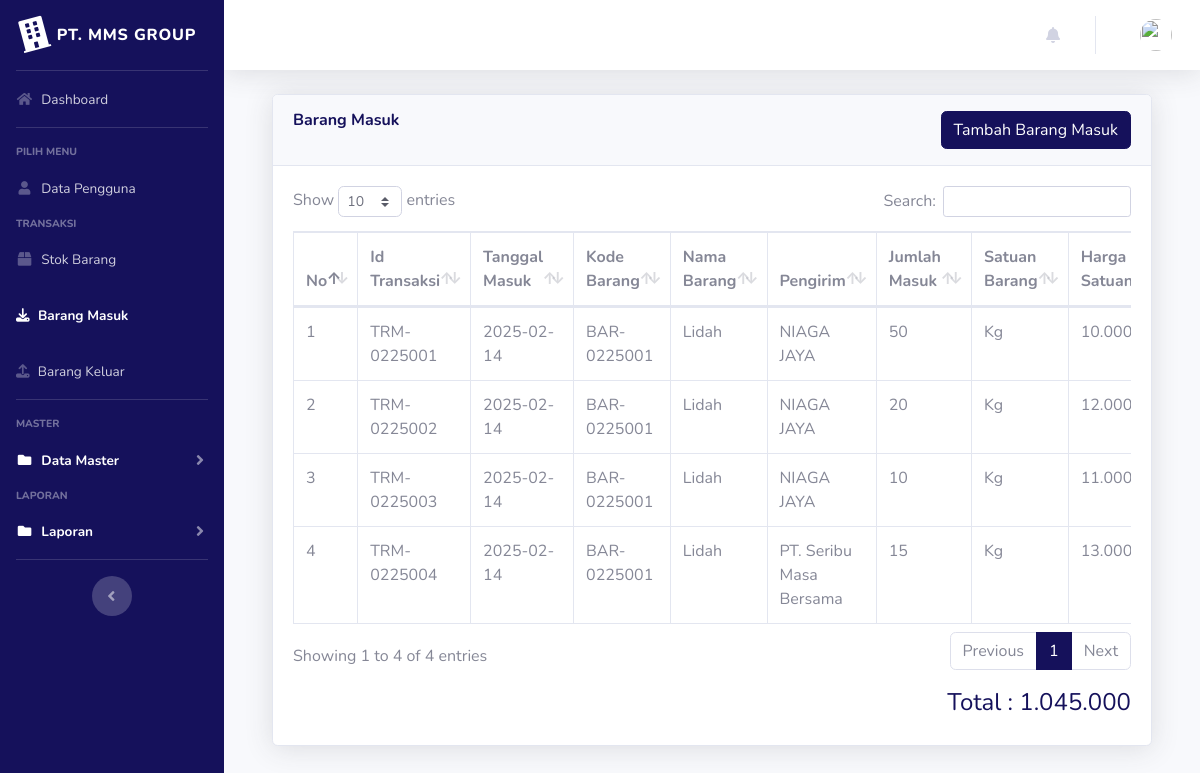
The app's page /index.php?page=barangmasuk (signed in) with its own data.
### tables this page shows
CREATE TABLE `barang_masuk` (
  `id` int NOT NULL AUTO_INCREMENT,
  `id_transaksi` varchar(100) NOT NULL,
  `tanggal` date NOT NULL,
  `kode_barang` varchar(100) NOT NULL,
  `nama_barang` varchar(100) NOT NULL,
  `pengirim` varchar(100) NOT NULL,
  `jumlah` double NOT NULL,
  `satuan` varchar(100) NOT NULL,
  `harga_satuan` bigint NOT NULL,
  `total_harga` bigint NOT NULL,
  PRIMARY KEY (`id`)
);

### page/barangmasuk/barangmasuk.php (the view, shortened to what this page needs)
<?php
$query = $koneksi->query("SELECT SUM(total_harga) AS total FROM barang_masuk");
$row = $query->fetch_assoc();
$total = $row['total'];
?>
<div class="container-fluid">
  <div class="card shadow mb-4">
    <div class="card-header py-3" style="display: flex; justify-content: space-between;">
      <h6 class="m-0 font-weight-bold text-primary">Barang Masuk</h6>
      <a href="?page=barangmasuk&aksi=tambahbarangmasuk" class="btn btn-primary">Tambah Barang Masuk</a>
    </div>
    <div class="card-body">
      <div class="table-responsive">
        <table class="table table-bordered" id="dataTable" width="100%" cellspacing="0">
          <thead>
            <tr>
              <th>No</th>
              <th>Id Transaksi</th>
              <th>Tanggal Masuk</th>
              <th>Kode Barang</th>
              <th>Nama Barang</th>
              <th>Pengirim</th>
              <th>Jumlah Masuk</th>
              <th>Satuan Barang</th>
              <th>Harga Satuan</th>
            </tr>
          </thead>
          <tbody>
            <?php
            $no = 1;
            $sql = $koneksi->query("select * from barang_masuk");
            while ($data = $sql->fetch_assoc()) {
            ?>
              <tr>
                <td><?php echo $no++; ?></td>
                <td><?php echo $data['id_transaksi'] ?></td>
                <td><?php echo $data['tanggal'] ?></td>
                <td><?php echo $data['kode_barang'] ?></td>
                <td><?php echo $data['nama_barang'] ?></td>
                <td><?php echo $data['pengirim'] ?></td>
                <td><?php echo $data['jumlah'] ?></td>
                <td><?php echo $data['satuan'] ?></td>
                <td><?php echo number_format($data['harga_satuan'], 0, '', '.') ?></td>
              </tr>
            <?php } ?>
          </tbody>
        </table>
        <h4 class="text-right mt-3 text-primary">Total : <?php echo number_format($total, 0, '', '.') ?></h4>
      </div>
    </div>
  </div>
</div>

### records on screen
barang_masuk: id_transaksi "TRM-0225001", tanggal "2025-02-14", kode_barang "BAR-0225001", nama_barang "Lidah", pengirim "NIAGA JAYA", jumlah "50", satuan "Kg", harga_satuan "10.000"
barang_masuk: id_transaksi "TRM-0225002", tanggal "2025-02-14", kode_barang "BAR-0225001", nama_barang "Lidah", pengirim "NIAGA JAYA", jumlah "20", satuan "Kg", harga_satuan "12.000"
barang_masuk: id_transaksi "TRM-0225003", tanggal "2025-02-14", kode_barang "BAR-0225001", nama_barang "Lidah", pengirim "NIAGA JAYA", jumlah "10", satuan "Kg", harga_satuan "11.000"
barang_masuk: id_transaksi "TRM-0225004", tanggal "2025-02-14", kode_barang "BAR-0225001", nama_barang "Lidah", pengirim "PT. Seribu Masa Bersama", jumlah "15", satuan "Kg", harga_satuan "13.000"

### other values on screen
$total "1.045.000"
